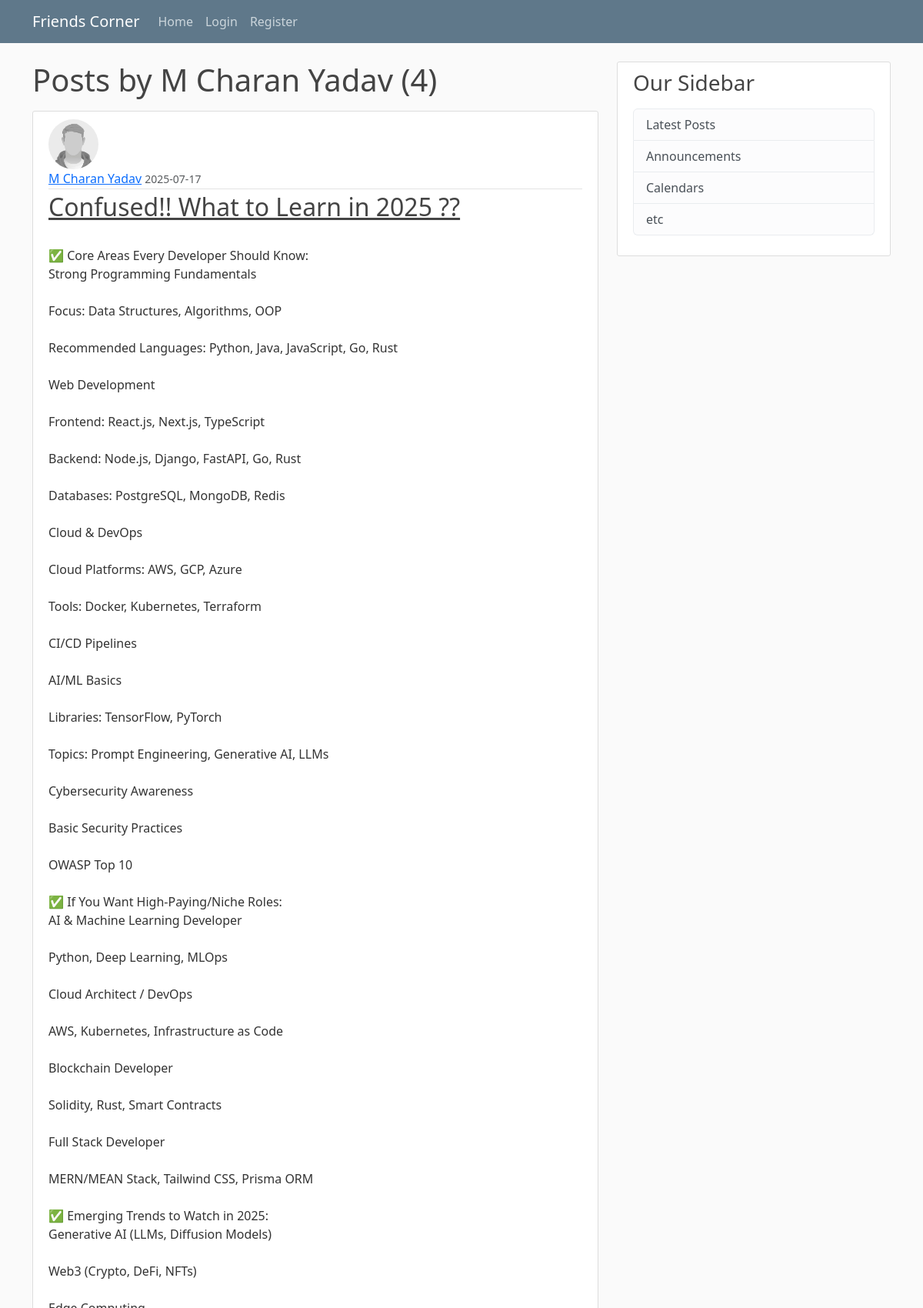
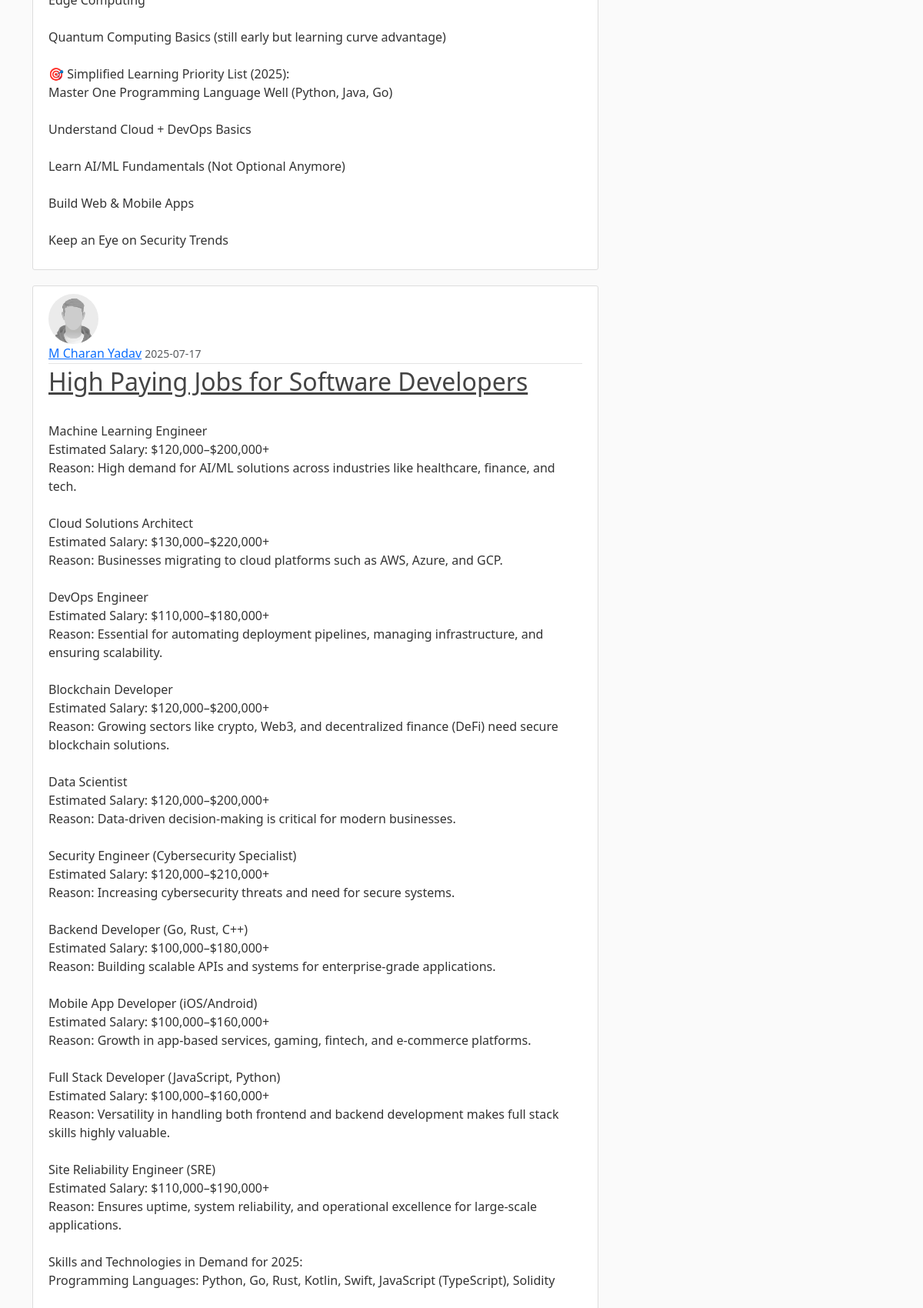
Screenshot of /user/M Charan Yadav (upper part) with the database file from the repository (2 pictures, top to bottom).
### firstblog/models.py (models this page shows, shortened)
class User(db.Model, UserMixin):
    id = db.Column(db.Integer, primary_key=True)
    username = db.Column(db.String(20), unique=True, nullable=False)
    email = db.Column(db.String(120), unique=True, nullable=False)
    image_file = db.Column(db.String(20), nullable=False, default='default.jpg')
    password = db.Column(db.String(60), nullable=False)
    posts = db.relationship('Post', backref='author', lazy=True)

class Post(db.Model):
    id = db.Column(db.Integer, primary_key=True)
    title = db.Column(db.String(20), nullable=False)
    date_posted = db.Column(db.DateTime, nullable=False, default=datetime.utcnow)
    content = db.Column(db.Text(),nullable=False)
    user_id = db.Column(db.Integer, db.ForeignKey('user.id'),nullable=False)

### firstblog/users/routes.py (the view)
@users.route("/user/<string:username>")
def user_posts(username):
    page = request.args.get('page', 1, type=int)
    user = User.query.filter_by(username=username).first_or_404()
    posts = Post.query.filter_by(author=user)\
        .order_by(Post.date_posted.desc())\
        .paginate(page=page, per_page=5)
    return render_template('user_posts.html', posts=posts, user=user)

### firstblog/templates/user_posts.html (shortened to what this page needs)
{% extends "layout.html" %}
{% block content %}
    <h1 class="mb-3">Posts by {{ user.username }} ({{ posts.total }})</h1>
    {% for post in posts.items %}
        <article class="media content-section">
          <img class="rounded-circle article-img" src="{{ url_for('static', filename='profile_pics/' + post.author.image_file) }}">
          <div class="media-body">
            <div class="article-metadata">
              <a class="mr-2" href="{{ url_for('users.user_posts', username=post.author.username) }}">{{ post.author.username }}</a>
              <small class="text-muted">{{ post.date_posted.strftime('%Y-%m-%d') }}</small>
            </div>
            <h2><a class="article-title" href="{{ url_for('posts.post', post_id=post.id) }}">{{ post.title }}</a></h2>
            <p class="article-content">{{ post.content }}</p>
          </div>
        </article>
    {% endfor %}
{% endblock content %}

### firstblog/static/main.css (style rules this page uses)
body { background: #fafafa; color: #333333; margin-top: 5rem; }
h1, h2, h3, h4, h5, h6 { color: #444444; }
.content-section { background: #ffffff; padding: 10px 20px; border: 1px solid #dddddd; border-radius: 3px; margin-bottom: 20px; }
.article-title { color: #444444; }
.article-content { white-space: pre-line; }
.article-img { height: 65px; width: 65px; margin-right: 16px; }
.article-metadata { padding-bottom: 1px; margin-bottom: 4px; border-bottom: 1px solid #e3e3e3 }

### rows the page displays
User: username "M Charan Yadav"
Post: image_file (placeholder picture), author.username "M Charan Yadav", date_posted "2025-07-17", title "Confused!! What to Learn in 2025 ??", content "✅ Core Areas Every Developer Should Know: Strong Programming Fundamentals Focus: Data Structures, Algorithms, OOP Recommended Languages: Python, Java, JavaScript, Go, Rust Web Development Frontend: React.js, Next.js, TypeScript Backend: Node.js, Django, FastAPI, Go, Rust Databases: PostgreSQL, MongoDB, Redis Cloud & DevOps Cloud Platforms: AWS, GCP, Azure Tools: Docker, Kubernetes, Terraform CI/CD Pipelines AI/ML Basics Libraries: TensorFlow, PyTorch Topics: Prompt Engineering, Generative AI, LLMs Cybersecurity Awareness Basic Security Practices OWASP Top 10 ✅ If You Want High-Paying/Niche Roles: AI & Machine Learning Developer Python, Deep Learning, MLOps Cloud Architect / DevOps AWS,…"
Post: image_file (placeholder picture), author.username "M Charan Yadav", date_posted "2025-07-17", title "High Paying Jobs for Software Developers"

### other values shown
{{ posts.total }} "4"
